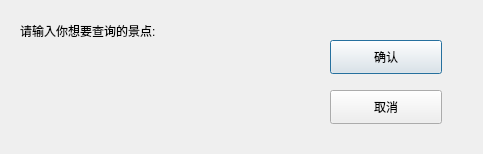
<?xml version="1.0" encoding="UTF-8"?>
<ui version="4.0">
 <class>getinfDialog</class>
 <widget class="QDialog" name="getinfDialog">
  <property name="geometry">
   <rect>
    <x>0</x>
    <y>0</y>
    <width>483</width>
    <height>154</height>
   </rect>
  </property>
  <property name="windowTitle">
   <string>景点查询</string>
  </property>
  <property name="styleSheet">
   <string notr="true"/>
  </property>
  <widget class="QLabel" name="label">
   <property name="geometry">
    <rect>
     <x>20</x>
     <y>20</y>
     <width>221</width>
     <height>21</height>
    </rect>
   </property>
   <property name="text">
    <string>请输入你想要查询的景点:</string>
   </property>
  </widget>
  <widget class="QPushButton" name="pushButton">
   <property name="geometry">
    <rect>
     <x>330</x>
     <y>40</y>
     <width>112</width>
     <height>34</height>
    </rect>
   </property>
   <property name="text">
    <string>确认</string>
   </property>
  </widget>
  <widget class="QPushButton" name="pushButton_2">
   <property name="geometry">
    <rect>
     <x>330</x>
     <y>90</y>
     <width>112</width>
     <height>34</height>
    </rect>
   </property>
   <property name="text">
    <string>取消</string>
   </property>
  </widget>
 </widget>
 <resources/>
 <connections/>
</ui>
